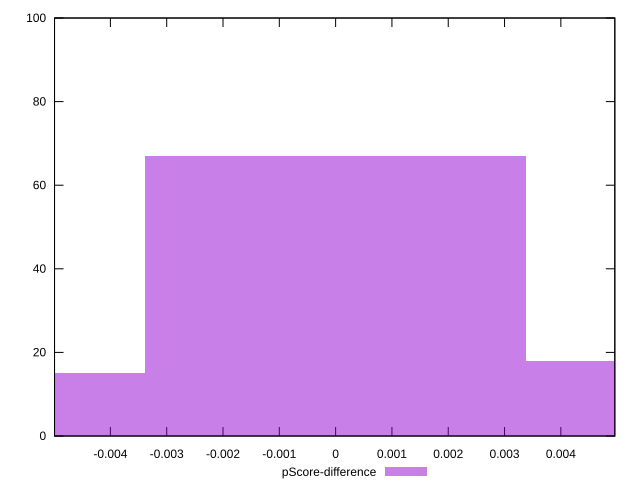

Write gnuplot code to recreate this figure.
reset

$pScoreDifference <<EOF
0.006756657406701673 18
0 67
-0.006756657406701673 15
EOF

set key outside below
set boxwidth 0.006756657406701673
set xrange [-0.0049921046513737855:0.004958489300695201]
set yrange [0:100]
set trange [0:100]
set style fill transparent solid 0.5 noborder
set terminal svg size 640, 490 enhanced background rgb 'white'
set output "report_00017_2021-02-10T15-08-03.406Z/total-blocking-time/samples/pages/pScore-difference/histogram.svg"

plot $pScoreDifference title "pScore-difference" with boxes

reset
